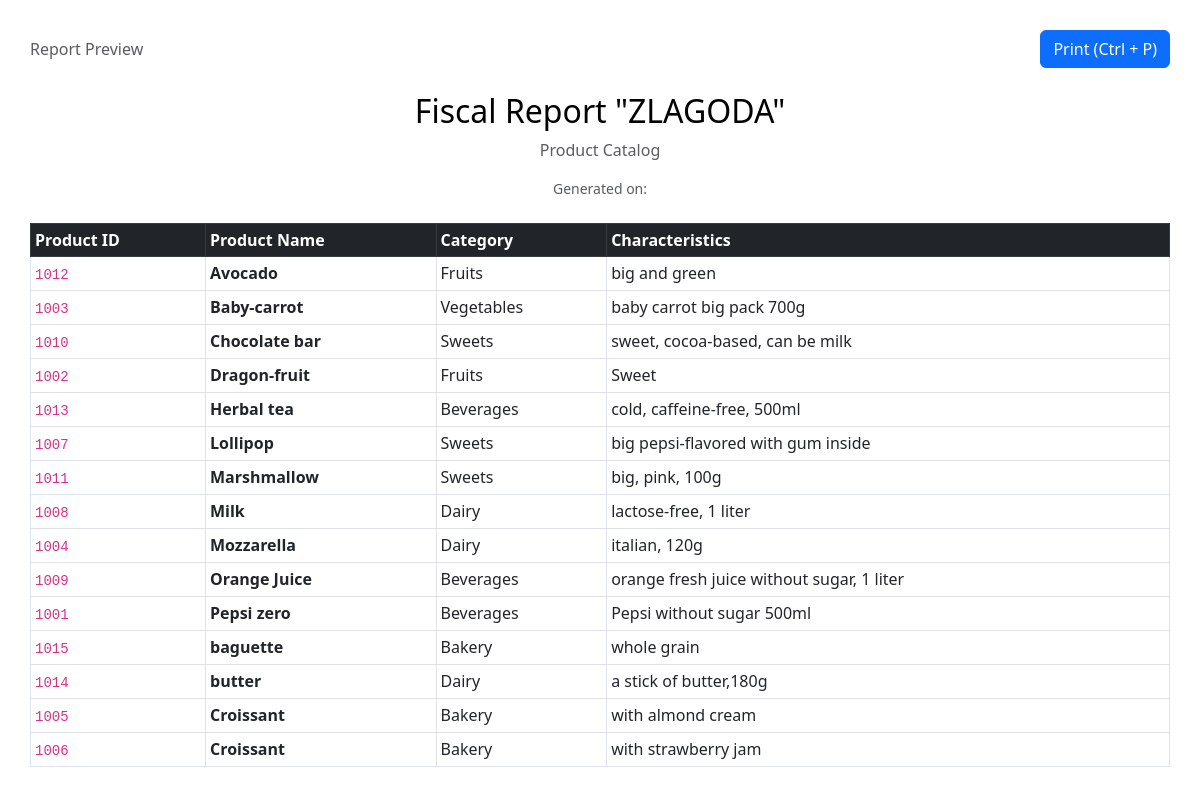
The page /analytics/print/products?search_name=&category_number= (signed in) on the database as committed earlier.
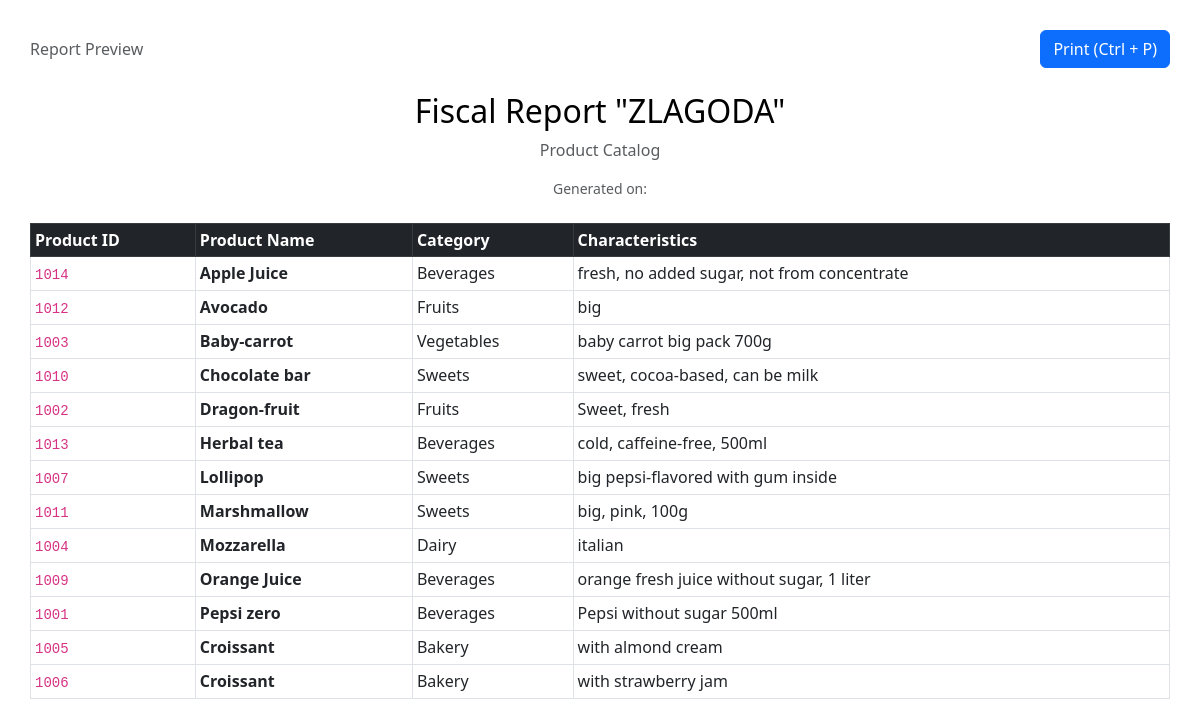
The same page on the database as committed later.
### tables this page shows
CREATE TABLE Product(
        id_product INTEGER PRIMARY KEY,
        category_number INTEGER NOT NULL,
        product_name TEXT NOT NULL, 
        characteristics TEXT,
        FOREIGN KEY (category_number) REFERENCES Category(category_number)
            ON UPDATE CASCADE ON DELETE NO ACTION
    );

CREATE TABLE Category(
        category_number INTEGER PRIMARY KEY AUTOINCREMENT,
        category_name TEXT NOT NULL 
    );

### backend/analytics.py (the view)
@analytics_bp.route('/print/<report_type>')
@login_required
@roles_required('Manager')
def print_report(report_type):
    allowed = ['employees', 'customers', 'categories', 'products', 'store_products', 'checks']
    if report_type not in allowed:
        flash("Невідомий тип звіту!", "danger")
        return redirect(url_for('auth.dashboard'))
    conn = get_db_connection()
    data = None
    if report_type == 'employees':
        data = conn.execute('SELECT * FROM Employee ORDER BY empl_surname').fetchall()
    elif report_type == 'customers':
        data = conn.execute('SELECT * FROM Customer_Card ORDER BY cust_surname').fetchall()
    elif report_type == 'categories':
        data = conn.execute('SELECT * FROM Category ORDER BY category_name').fetchall()
    if report_type == 'products':
        search_name = request.args.get('search_name', '').strip()
        category_id = request.args.get('category_id', '')
        query = '''
            SELECT p.*, c.category_name FROM Product p
            JOIN Category c ON p.category_number = c.category_number
            WHERE 1=1
        '''
        params = []
        if category_id:
            query += " AND p.category_number = ?"
            params.append(category_id)
        if search_name:
            query += " AND LOWER(p.product_name) LIKE LOWER(?)"
            params.append(f'%{search_name}%')
        query += " ORDER BY p.product_name"
        data = conn.execute(query, params).fetchall()
    elif report_type == 'store_products':
        data = conn.execute('''
            SELECT sp.*, p.product_name FROM Store_Product sp
            JOIN Product p ON sp.id_product = p.id_product
            ORDER BY p.product_name
        ''').fetchall()
    elif report_type == 'checks':
        data = conn.execute('''
            SELECT cb.*, e.empl_surname FROM Check_bill cb
            JOIN Employee e ON cb.id_employee = e.id_employee
            ORDER BY cb.print_date DESC
        ''').fetchall()
    conn.close()
    return render_template('analytics/report_print.html', report_type=report_type, data=data)

### app.py (called while the page is built)
@app.context_processor
def inject_today():
    return {'today': date.today().strftime('%Y-%m-%d')}

### backend/initdb.py (called while the page is built)
def get_db_connection():
    conn = sqlite3.connect(DB_PATH)
    conn.row_factory = sqlite3.Row
    conn.execute("PRAGMA foreign_keys = ON;")
    return conn

### templates/analytics/report_print.html (shortened to what this page needs)
<!DOCTYPE html>
<html lang="en">
<head>
    <link href="https://cdn.jsdelivr.net/npm/bootstrap@5.3.0/dist/css/bootstrap.min.css" rel="stylesheet">
</head>
<body>
<div class="d-flex justify-content-between align-items-center mb-4 no-print">
    <span class="text-muted">Report Preview</span>
    <button onclick="window.print();" class="btn btn-primary">Print (Ctrl + P)</button>
</div>
<div class="text-center mb-4">
    <h2>Fiscal Report "ZLAGODA"</h2>
    <p class="text-muted">
        {% if report_type == 'employees' %}Employees
        {% elif report_type == 'customers' %}Customers
        {% elif report_type == 'categories' %}Categories
        {% elif report_type == 'products' %}Product Catalog
        {% elif report_type == 'store_products' %}Products in Store
        {% elif report_type == 'checks' %}Checks
        {% endif %}
    </p>
    <p class="text-muted small">Generated on: <strong>{{ now if now else '' }}</strong></p>
</div>
<table class="table table-bordered table-sm">
<thead class="table-dark">
<tr>
    {% if report_type == 'employees' %}
        <th>ID</th><th>Surname</th><th>Name</th><th>Patronymic</th>
        <th>Role</th><th>Salary</th><th>Date of Birth</th>
        <th>Hire Date</th><th>Phone</th><th>City</th><th>Street</th>
    {% elif report_type == 'customers' %}
        <th>Card #</th><th>Surname</th><th>Name</th><th>Patronymic</th>
        <th>Phone</th><th>City</th><th>Street</th><th>Zip Code</th><th>Discount %</th>
    {% elif report_type == 'categories' %}
        <th>Category ID</th><th>Category Name</th>
    {% elif report_type == 'products' %}
        <th>Product ID</th><th>Product Name</th><th>Category</th><th>Characteristics</th>
    {% elif report_type == 'store_products' %}
        <th>UPC</th><th>Product Name</th><th>Selling Price</th>
        <th>Quantity</th><th>Type</th>
    {% elif report_type == 'checks' %}
        <th>Check #</th><th>Cashier</th><th>Date</th><th>Total</th><th>VAT</th>
    {% endif %}
</tr>
</thead>
<tbody>
{% for item in data %}
<tr>
    {% if report_type == 'employees' %}
        <td><code>{{ item.id_employee }}</code></td>
        <td>{{ item.empl_surname }}</td>
        <td>{{ item.empl_name }}</td>
        <td>{{ item.empl_patronymic or '—' }}</td>
        <td>
            {% if item.empl_role == 'Manager' %}
                <span style="color:red">Manager</span>
            {% else %}
                Cashier
            {% endif %}
        </td>
        <td>{{ item.salary }} UAH</td>
        <td>{{ item.date_of_birth }}</td>
        <td>{{ item.date_of_start }}</td>
        <td>{{ item.phone_number }}</td>
        <td>{{ item.city }}</td>
        <td>{{ item.street }}</td>
    {% elif report_type == 'categories' %}
        <td>{{ item.category_number }}</td>
        <td>{{ item.category_name }}</td>
    {% elif report_type == 'products' %}
        <td><code>{{ item.id_product }}</code></td>
        <td><strong>{{ item.product_name }}</strong></td>
        <td>{{ item.category_name }}</td>
        <td>{{ item.characteristics or '—' }}</td>
    {% elif report_type == 'store_products' %}
        <td><code>{{ item.UPC }}</code></td>
        <td><strong>{{ item.product_name }}</strong></td>
        <td>{{ item.selling_price }} UAH</td>
        <td>{{ item.products_number }} units</td>
        <td>{% if item.promotional_product == 1 %}Promotional{% else %}Regular{% endif %}</td>
    {% elif report_type == 'checks' %}
        <td><code>{{ item.check_number }}</code></td>
        <td>{{ item.empl_surname }}</td>
        <td>{{ item.print_date }}</td>
        <td>{{ item.sum_total }} UAH</td>
        <td>{{ item.vat }} UAH</td>
    {% endif %}
</tr>
{% else %}
<tr>
    <td colspan="10" class="text-center text-muted py-3">No data found.</td>
</tr>
{% endfor %}
</tbody>
</table>
</body>
</html>

Rows that differ between the two databases and show on the page:
removed Product: id_product "1008", product_name "Milk", category_name "Dairy", characteristics "lactose-free, 1 liter"
removed Product: id_product "1015", product_name "baguette", category_name "Bakery", characteristics "whole grain"
changed Product id 1014: product_name "butter" → "Apple Juice"; category_name "Dairy" → "Beverages"; characteristics "a stick of butter,180g" → "fresh, no added sugar, not from concentrate"; moves up the list
changed Product "Avocado": characteristics "big and green" → "big"
changed Product "Dragon-fruit": characteristics "Sweet" → "Sweet, fresh"
changed Product "Mozzarella": characteristics "italian, 120g" → "italian"
